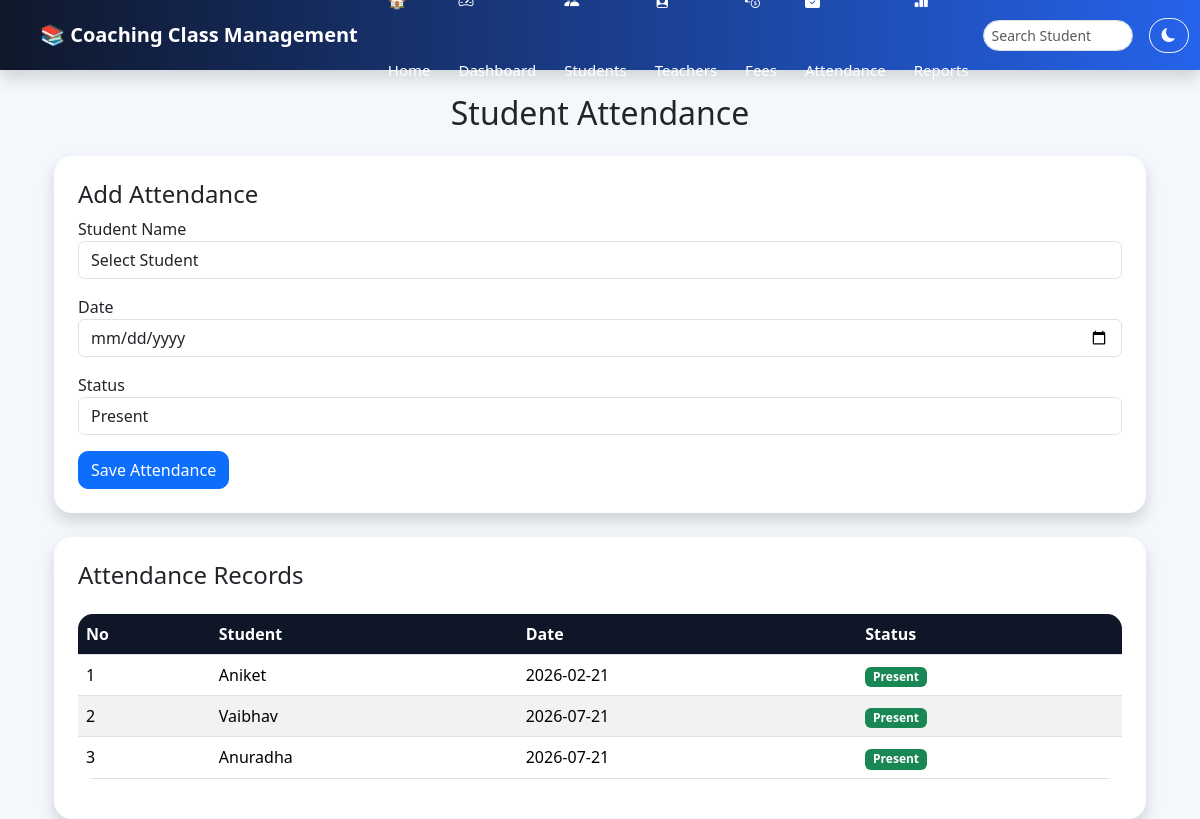
The page /attendance on the database as committed earlier.
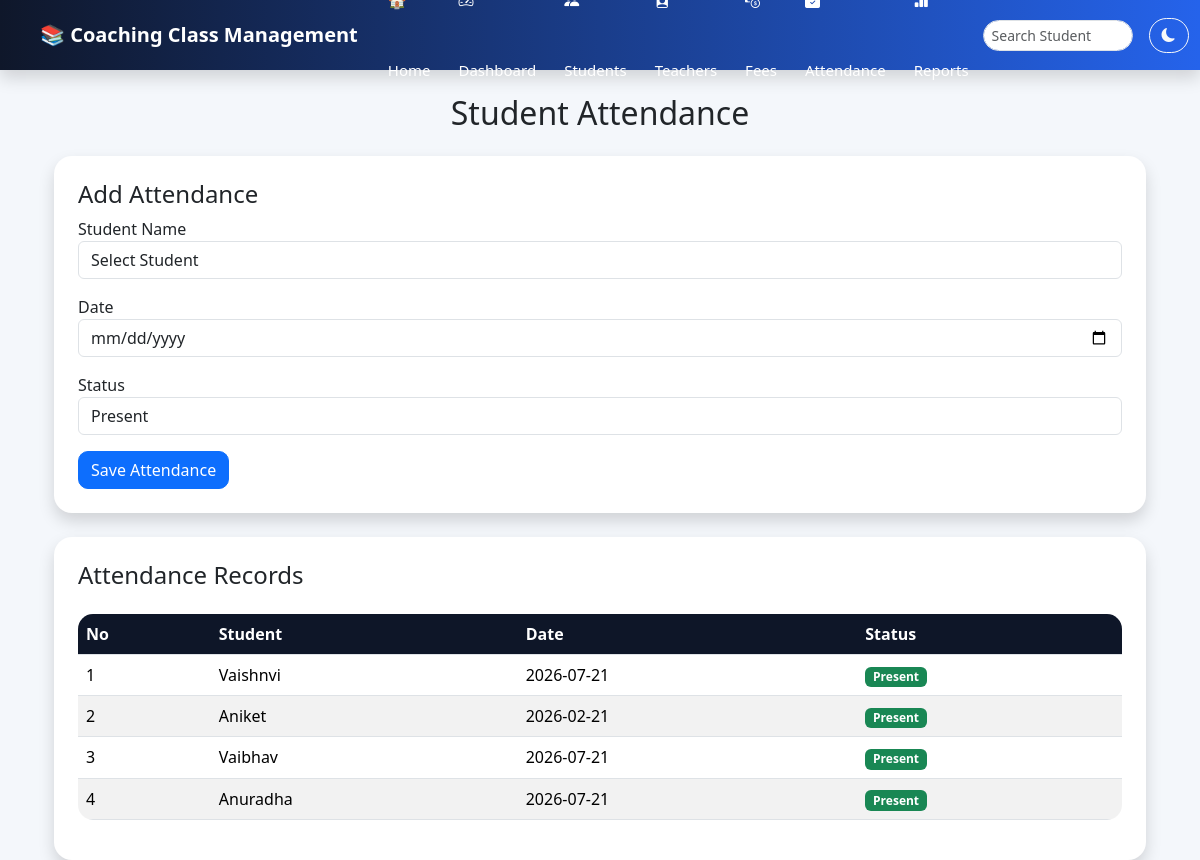
The same page on the database as committed later.
### tables this page shows
CREATE TABLE attendance(

        id INTEGER PRIMARY KEY AUTOINCREMENT,
        student_id INTEGER,
        date TEXT,
        status TEXT

    );

CREATE TABLE students(

        id INTEGER PRIMARY KEY AUTOINCREMENT,
        roll_no TEXT UNIQUE,
        name TEXT,
        father_name TEXT,
        surname TEXT,
        mobile TEXT,
        course TEXT,
        batch TEXT,
        address TEXT,
        admission_date TEXT,
        status TEXT

    );

### app.py (the view, shortened to what this page needs)
@app.route("/attendance", methods=["GET","POST"])
def attendance():
    conn = get_connection()
    students = conn.execute("""
    SELECT *
    FROM students
    ORDER BY name
    """).fetchall()
    attendance = conn.execute("""
    SELECT

    attendance.id,

    students.name,

    students.roll_no,

    attendance.date,

    attendance.status


    FROM attendance


    INNER JOIN students


    ON attendance.student_id = students.id


    ORDER BY attendance.id DESC


    """).fetchall()
    conn.close()
    return render_template(
        "attendance.html",
        students=students,
        attendance=attendance
    )

### db.py (called while the page is built)
def get_connection():
    conn = sqlite3.connect(DATABASE)
    conn.row_factory = sqlite3.Row
    return conn

### templates/attendance.html (shortened to what this page needs)
{% extends "base.html" %}
{% block content %}
<div class="container mt-4">
    <h2 class="text-center mb-4">
        Student Attendance
    </h2>
    <div class="card shadow p-4 mb-4">
        <h4>Add Attendance</h4>
        <form method="POST" action="/attendance">
            <div class="mb-3">
                <label>Student Name</label>
                <select name="student_id" class="form-control" required>
                    <option value="">
                        Select Student
                    </option>
                </select>
            </div>
            <div class="mb-3">
                <label>Date</label>
                <input type="date"
                       name="date"
                       class="form-control"
                       required>
            </div>
            <div class="mb-3">
                <label>Status</label>
                <select name="status"
                        class="form-control">
                    <option>Present</option>
                </select>
            </div>
            <button class="btn btn-primary">
                Save Attendance
            </button>
        </form>
    </div>
    <div class="card shadow p-4">
        <h4>Attendance Records</h4>
        <table class="table table-striped table-hover mt-3">
            <tr>
                <th>No</th>
                <th>Student</th>
                <th>Date</th>
                <th>Status</th>
            </tr>
            {% for row in attendance %}
            <tr>
                <td>{{loop.index}}</td>
                <td>
                    {{row['name']}}
                </td>
                <td>
                    {{row['date']}}
                </td>
                <td>
                    {% if row['status']=="Present" %}
                    <span class="badge bg-success">
                        Present
                    </span>
                    {% else %}
                    <span class="badge bg-danger">
                        Absent
                    </span>
                    {% endif %}
                </td>
            </tr>
            {% endfor %}
        </table>
    </div>
</div>
{% endblock %}

Rows that differ between the two databases and show on the page:
added attendance: name "Vaishnvi", date "2026-07-21", status "Present"
